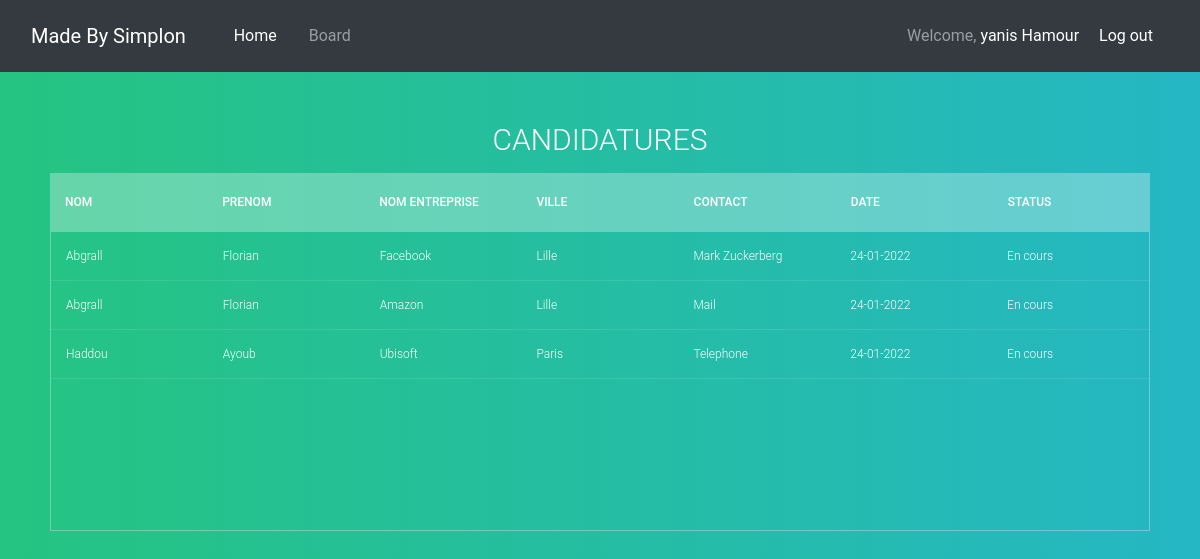
/board (signed in), run on an earlier commit of the app's database.
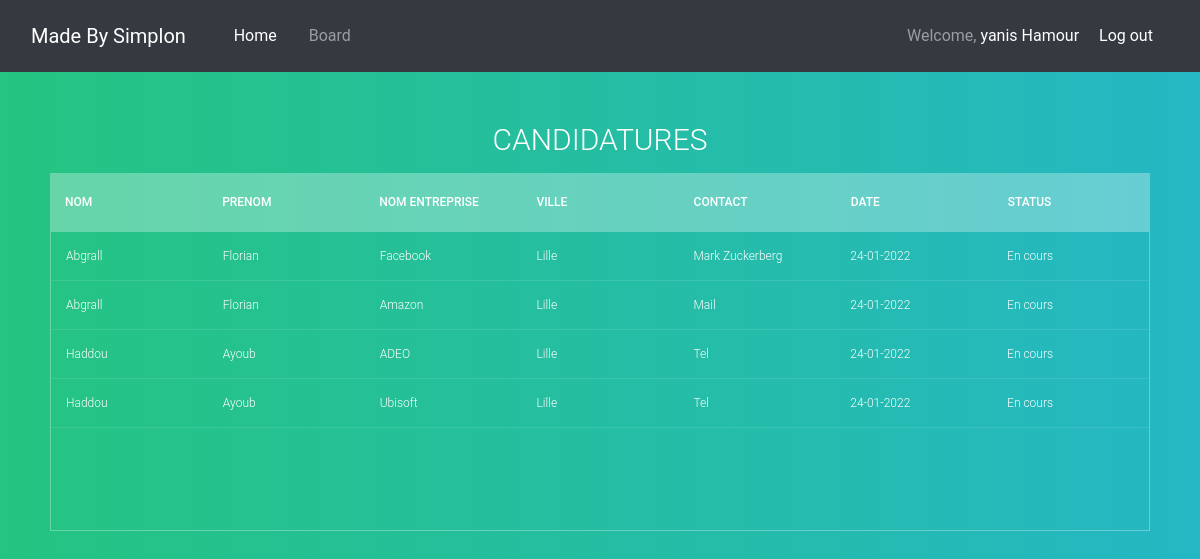
And on a later commit of the database.
### App/models.py (models this page shows, shortened)
class Users(db.Model,UserMixin):
    id = db.Column(db.Integer(), primary_key=True, nullable=False, unique=True)
    last_name = db.Column(db.String(length=30), nullable=False)
    first_name = db.Column(db.String(length=30), nullable=False)
    email_address = db.Column(db.String(length=50), nullable=False, unique=True)
    password_hash = db.Column(db.String(length=60), nullable=False)
    telephone_number = db.Column(db.String(length=10), nullable=True)
    is_admin = db.Column(db.Boolean(), nullable=False, default=False)

class Enterprise(db.Model):
    id = db.Column(db.Integer(), primary_key=True, nullable=False, unique=True)
    name = db.Column(db.String(length=50), nullable=False)
    place = db.Column(db.String(length=50))

class Candidacy(db.Model):
    id = db.Column(db.Integer(), primary_key=True, nullable=False, unique=True)
    user_id = db.Column(db.Integer(), nullable=False)
    enterprise_id = db.Column(db.Integer(), nullable=False)
    contact = db.Column(db.String(length=50), nullable=False)
    date = db.Column(db.String(), nullable=False)
    date_retry = db.Column(db.String(), nullable=True)
    status = db.Column(db.String(), nullable=True, default="En cours")

### App/routes.py (the view)
@app.route('/board', methods=['GET','POST'])
@login_required
def board_page():
    req = Request()
    if (current_user.is_admin == True):
        return render_template('board.html', title = ["Nom", "Prenom","Nom Entreprise", "Ville","Contact", "Date", "Status"],User=req.request_all_nomination())
    else:
        return render_template('board.html', title = ["ID","Nom Entreprise", "Ville","Contact", "Date", "Status",""],User=req.request_nomination_by_id(current_user.id))

### App/models.py (called while the page is built)
@login_manager.user_loader
def load_user(user_id):
    return Users.query.get(int(user_id))

### App/request.py (called while the page is built)
    def get_db_connection(self):
        return(sqlite3.connect('App/candidature.db'))

    def request_all_nomination(self):
        connection = self.get_db_connection()
        request = "SELECT Users.last_name, Users.first_name, Enterprise.name, Enterprise.place, Candidacy.contact, Candidacy.date, Candidacy.status FROM Users, Candidacy, Enterprise WHERE Users.id = Candidacy.user_id AND Candidacy.enterprise_id = Enterprise.id"
        result = connection.execute(request).fetchall()
        connection.close()
        return result

### App/templates/board.html (shortened to what this page needs)
{% extends "base.html" %}
{% block content %}
<section>
  <h1>Candidatures</h1>
  <div class="tbl-header">
    <table cellpadding="0" cellspacing="0" border="0">
      <thead>
        <tr>
          {% for col_name in title %}
          <th>{{ col_name }}</th>
          {% endfor %}
        </tr>
      </thead>
    </table>
  </div>
  <div class="tbl-content">
    <table cellpadding="0" cellspacing="0" border="0">
      <tbody>
        {% for row in User%}
        <tr>
          {% for info in row %}
          <td>{{ info }}</td>
          {% endfor %}
        </tr>
        {% endfor %}
      </tbody>
    </table>
  </div>
</section>
{% endblock %}

What changed in the data, as far as the page shows it:
changed Candidacy (number 3 of 4 on the later page): loses Enterprise (name "Ubisoft", place "Paris"); contact "Telephone" → "Tel"
added Enterprise: name "ADEO", place "Lille", shown under Candidacy (number 3 of 4 on the later page)
added Candidacy: contact "Tel", date "24-01-2022", status "En cours", Users (last_name "Haddou", first_name "Ayoub")
added Enterprise: name "Ubisoft", place "Lille"
